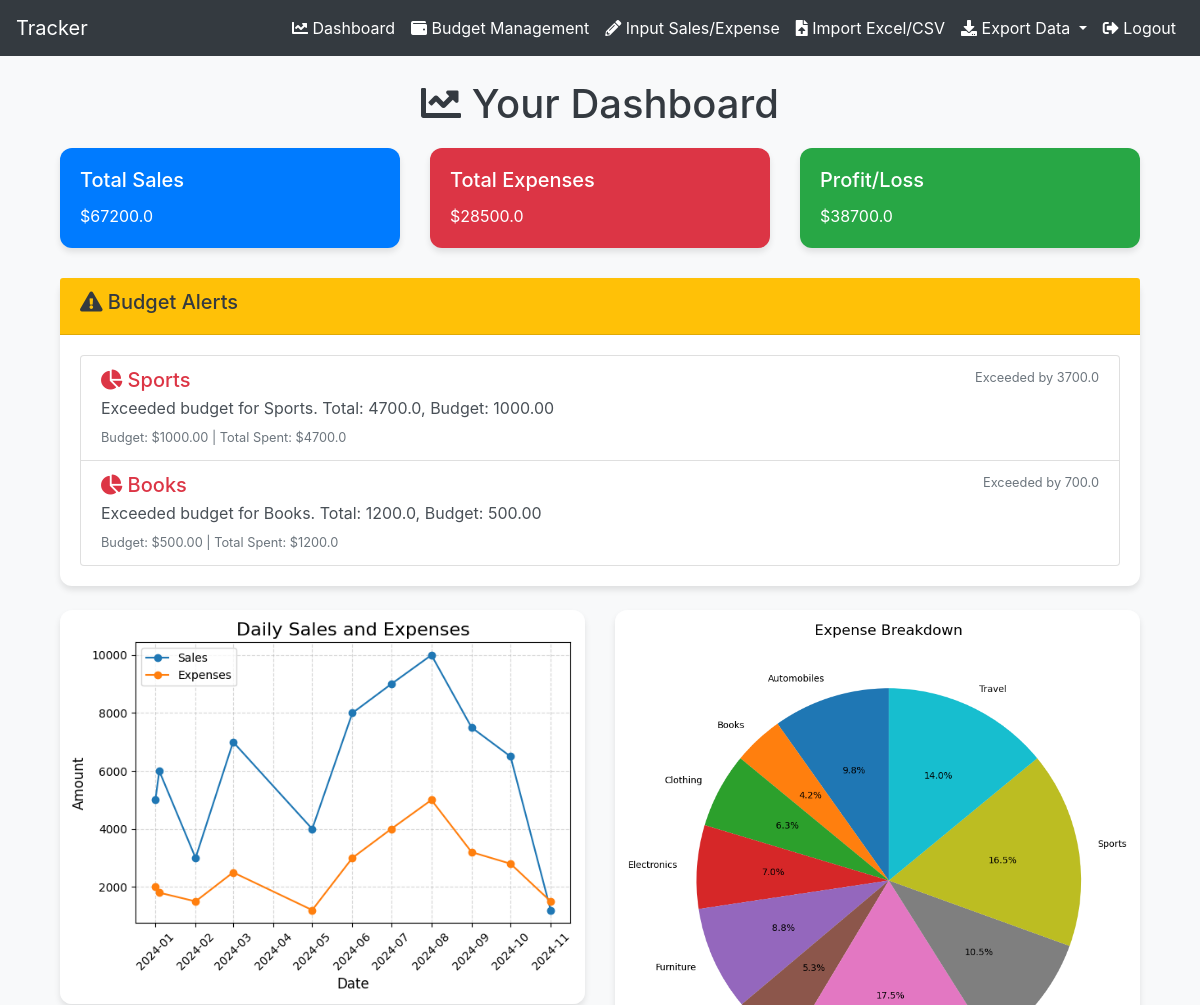
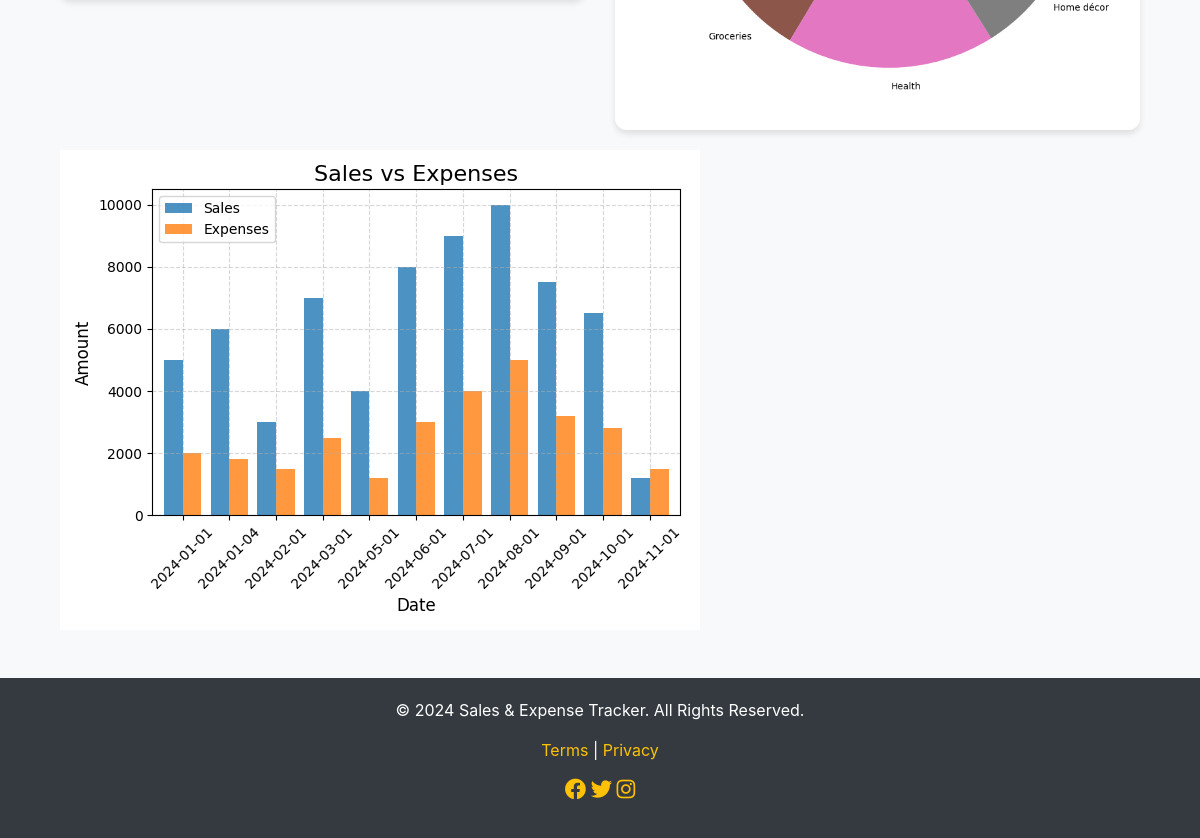
/ (signed in), run on the app's committed database (2 pictures, top to bottom).
### SalesAPK/models.py (models this page shows, shortened)
class Budget(models.Model):
    user = models.ForeignKey('Customer', on_delete=models.CASCADE)
    category = models.CharField(max_length=255)
    monthly_budget = models.DecimalField(max_digits=10, decimal_places=2)
    created_at = models.DateTimeField(auto_now_add=True)

class SalesExpense(models.Model):
    user=models.ForeignKey(Customer,on_delete=models.CASCADE)
    date=models.DateField()
    sales_amount=models.FloatField()
    expense_amount=models.FloatField()
    category=models.CharField(max_length=100)

### SalesAPK/views.py (the view)
# urls.py: path("",views.Dashboard_view.as_view(),name='dashboard'),
class Dashboard_view(View):
    def get(self,request):
        if 'user_id' not in request.session:
            return redirect('login')
        user_id = request.session['user_id']
        data, df = self.analyze_data(user_id)
        if data:
            self.generate_charts(data, user_id)
        budget_alert=self.budget_alert(user_id)
        return render(request, "dashboard.html", {
            "data": data,
            "charts": {
                "daily_line_chart": f"static/user_{user_id}/daily_line_chart.png",
                "expense_pie_chart": f"static/user_{user_id}/expense_pie_chart.png",
                "sales_expenses_bar_chart": f"static/user_{user_id}/sales_expenses_bar_chart.png",
            },
            "budget_alert":budget_alert
        })
    def budget_alert(self,user_id):
        budgets=Budget.objects.filter(user_id=user_id)
        expenses=SalesExpense.objects.filter(user_id=user_id)
        total_expense_category={}
        for expense in expenses:
            if expense.category in total_expense_category:
                total_expense_category[expense.category]+=expense.expense_amount
            else:
                total_expense_category[expense.category]=expense.expense_amount
        alerts=[]
        for budget in budgets:
            category=budget.category
            monthly_budget=budget.monthly_budget
            total_expense=total_expense_category.get(category,0)
            if total_expense>monthly_budget:
                alerts.append({
                    "category":category,
                    "total_expense":total_expense,
                    "monthly_budget":monthly_budget,
                    "alert_message": f"Exceeded budget for {category}. Total: {total_expense}, Budget: {monthly_budget}",
                })
        return alerts
    def analyze_data(self,user_id):
        customer=Customer.objects.get(id=user_id)
        records=SalesExpense.objects.filter(user=customer)
        data_list = [
        {
            'user': record.user.name,
            'date': record.date,
            'sales_amount': record.sales_amount,
            'expense_amount': record.expense_amount,
            'category':record.category,
        }
        for record in records
       ]
        df=pd.DataFrame(data_list)
        print("records=>,",data_list)
        print("datafrme=>",df)
        if df.empty:
            return {},None
        total_sales=df['sales_amount'].sum()
        total_expenses=df['expense_amount'].sum()
        profit_or_loss=total_sales-total_expenses
        daily_summary=df.groupby('date').sum()
        expense_by_category=df.groupby('category')['expense_amount'].sum()
        return (
            {
            "total_sales": total_sales,
            "total_expenses": total_expenses,
            "profit_or_loss": profit_or_loss,
            "daily_summary": daily_summary,
            "expense_by_category": expense_by_category,
            }, df
            )
    def generate_charts(self, data, user_id):
       base_dir = os.path.join("static", f"user_{user_id}")
       os.makedirs(base_dir, exist_ok=True)
       daily_summary = data["daily_summary"]
       plt.figure(figsize=(10, 6))
       daily_summary.plot(y=["sales_amount", "expense_amount"], kind="line", marker='o')
       plt.title("Daily Sales and Expenses", fontsize=16)
       plt.xlabel("Date", fontsize=12)
       plt.ylabel("Amount", fontsize=12)
       plt.xticks(rotation=45, fontsize=10)
       plt.legend(["Sales", "Expenses"], loc="upper left")
       plt.grid(visible=True, linestyle='--', alpha=0.5)
       plt.tight_layout()
       plt.savefig(os.path.join(base_dir, "daily_line_chart.png"))
       plt.close()
       expense_by_category = data["expense_by_category"]
       plt.figure(figsize=(8, 8))
       expense_by_category.plot(kind="pie", autopct='%1.1f%%', startangle=90, legend=False, textprops={'fontsize': 10})
       plt.title("Expense Breakdown", fontsize=16)
       plt.ylabel("")  # Remove default ylabel for better aesthetics
       plt.tight_layout()
       plt.savefig(os.path.join(base_dir, "expense_pie_chart.png"))
       plt.close()
       plt.figure(figsize=(10, 6))
       daily_summary.plot(y=["sales_amount", "expense_amount"], kind="bar", alpha=0.8, width=0.8)
       plt.title("Sales vs Expenses", fontsize=16)
       plt.xlabel("Date", fontsize=12)
       plt.ylabel("Amount", fontsize=12)
       plt.xticks(rotation=45, fontsize=10)
       plt.legend(["Sales", "Expenses"], loc="upper left")
       plt.grid(visible=True, linestyle='--', alpha=0.5)
       plt.tight_layout()
       plt.savefig(os.path.join(base_dir, "sales_expenses_bar_chart.png"))
       plt.close()

### SalesAPK/templatetags/myfilter.py (called while the page is built)
@register.filter
def format_budget_alert(monthly_budget,total_expense):
    exceeded_amount = float(total_expense)-float(monthly_budget)
    return exceeded_amount if exceeded_amount > 0 else 0

### templates/dashboard.html (shortened to what this page needs)
{% extends "masterpage.html" %}
{% block dashboard %}
{% load myfilter %}
{% load static %}
<link href="{% static "css/dashboard.css" %}" rel="stylesheet">
<div class="container">
    <div class="dashboard-header">
        <h1><i class="fas fa-chart-line"></i> Your Dashboard</h1>
    </div>
    <div class="row dashboard-cards">
        <div class="col-md-4">
            <div class="card bg-primary text-white">
                <div class="card-body">
                    <h5 class="card-title">Total Sales</h5>
                    <p class="card-text fs-3">${{ data.total_sales }}</p>
                </div>
            </div>
        </div>
        <div class="col-md-4">
            <div class="card bg-danger text-white">
                <div class="card-body">
                    <h5 class="card-title">Total Expenses</h5>
                    <p class="card-text fs-3">${{ data.total_expenses }}</p>
                </div>
            </div>
        </div>
        <div class="col-md-4">
            <div class="card bg-success text-white">
                <div class="card-body">
                    <h5 class="card-title">Profit/Loss</h5>
                    <p class="card-text fs-3">${{ data.profit_or_loss }}</p>
                </div>
            </div>
        </div>
    </div>
    {% if budget_alert %}
    <div class="budget-alert-section mb-4">
        <div class="card">
            <div class="card-header bg-warning text-dark">
                <h5><i class="fas fa-exclamation-triangle"></i> Budget Alerts</h5>
            </div>
            <div class="card-body">
                <div class="list-group">
                    {% for alert in budget_alert %}
                    <div class="list-group-item list-group-item-action">
                        <div class="d-flex w-100 justify-content-between">
                            <h5 class="mb-1 text-danger">
                                <i class="fas fa-chart-pie"></i> {{ alert.category }}
                            </h5>
                            <small class="text-muted">Exceeded by  {{ alert.monthly_budget|format_budget_alert:alert.total_expense }}</small>
                        </div>
                        <p class="mb-1">{{ alert.alert_message }}</p>
                        <small class="text-muted">
                            Budget: ${{ alert.monthly_budget }} | Total Spent: ${{ alert.total_expense }}
                        </small>
                    </div>
                    {% endfor %}
                </div>
            </div>
        </div>
    </div>
    {% endif %}
    <div class="row charts">
        <div class="col-md-6">
            <img src="{{ charts.daily_line_chart }}" alt="Daily Sales and Expenses">
        </div>
        <div class="col-md-6">
            <img src="{{ charts.expense_pie_chart }}" alt="Expense Breakdown">
        </div>
    </div>
    <div class="row">
        <div class="col-12">
            <img src="{{ charts.sales_expenses_bar_chart }}" alt="Sales vs Expenses">
        </div>
    </div>
</div>
{% endblock dashboard %}

### templates/masterpage.html (shortened to what this page needs)
<!DOCTYPE html>
<html lang="en">
<head>
    <link href="https://stackpath.bootstrapcdn.com/bootstrap/4.5.2/css/bootstrap.min.css" rel="stylesheet">
    <link href="https://cdnjs.cloudflare.com/ajax/libs/font-awesome/5.15.4/css/all.min.css" rel="stylesheet">
</head>
<body>
    <nav class="navbar navbar-expand-lg navbar-dark">
        <a class="navbar-brand" href="#">Tracker</a>
        <div class="collapse navbar-collapse" id="navbarNav">
            <ul class="navbar-nav ml-auto">
                {% if request.session.user_id %}
                <li class="nav-item">
                    <a class="nav-link" href="{% url 'dashboard' %}"><i class="fas fa-chart-line"></i> Dashboard</a>
                </li>
                <li class="nav-item">
                    <a class="nav-link" href="{% url 'manage_budgets' %}"><i class="fas fa-wallet"></i> Budget Management</a>
                </li>
                <li class="nav-item">
                    <a class="nav-link" href="{% url 'input' %}"><i class="fas fa-pencil-alt"></i> Input Sales/Expense</a>
                </li>
                <li class="nav-item">
                    <a class="nav-link" href="{% url 'import_excel_csv' %}"><i class="fas fa-file-upload"></i> Import Excel/CSV</a>
                </li>
                <li class="nav-item dropdown">
                    <a class="nav-link dropdown-toggle" href="#" id="exportDropdown" role="button" data-toggle="dropdown" aria-haspopup="true" aria-expanded="false">
                        <i class="fas fa-download"></i> Export Data
                    </a>
                </li>
                <li class="nav-item">
                    <a class="nav-link" href="{% url 'logout' %}"><i class="fas fa-sign-out-alt"></i> Logout</a>
                </li>
                {% endif %}
            </ul>
        </div>
    </nav>
    <div class="container mt-4">
        {% block dashboard %}{% endblock dashboard %}
    </div>
    <footer class="footer mt-5">
        <div class="container text-center">
            <p>&copy; 2024 Sales & Expense Tracker. All Rights Reserved.</p>
            <p>
                <a href="#">Terms</a> | <a href="#">Privacy</a>
            </p>
            <p>
                <a href="#"><i class="fab fa-facebook fa-lg"></i></a>
                <a href="#"><i class="fab fa-twitter fa-lg"></i></a>
                <a href="#"><i class="fab fa-instagram fa-lg"></i></a>
            </p>
        </div>
    </footer>
</body>
</html>

### static/css/dashboard.css (style rules this page uses)
body { background-color: #f8f9fa; }
.dashboard-header { text-align: center; margin-top: 20px; margin-bottom: 20px; }
.dashboard-header h1 { font-size: 2.5rem; color: #343a40; }
.dashboard-cards { margin-bottom: 30px; }
.card { border: none; border-radius: 12px; box-shadow: 0px 4px 6px rgba(0, 0, 0, 0.1); }
.charts img { width: 100%; border-radius: 12px; box-shadow: 0px 4px 6px rgba(0, 0, 0, 0.1); margin-bottom: 20px; }
footer { text-align: center; padding: 20px; background-color: #343a40; color: #ffffff; margin-top: 30px; }

### templates/masterpage.html (style rules this page uses)
body { background-color: #f8f9fa; }
.navbar { background-color: #343a40; }
.navbar-brand, .nav-link { color: #fff !important; }
.footer { background-color: #343a40; color: #fff; padding: 20px 0; }
.footer a { color: #ffc107; }
.card { border-radius: 10px; box-shadow: 0 4px 8px rgba(0, 0, 0, 0.1); }
.card-header { background-color: #ffc107; color: #343a40; font-weight: bold; }

### data on the page
Budget: category "Sports", monthly_budget "3700.0", monthly_budget "1000.00"
Budget: category "Books", monthly_budget "700.0", monthly_budget "500.00"
SalesExpense: total_expense "1200.0"

### other printed values
{{ data.total_sales }} "67200.0"
{{ data.total_expenses }} "28500.0"
{{ data.profit_or_loss }} "38700.0"
{{ alert.alert_message }} "Exceeded budget for Sports. Total: 4700.0, Budget: 1000.00" "Exceeded budget for Books. Total: 1200.0, Budget: 500.00"
{{ alert.total_expense }} "4700.0"
